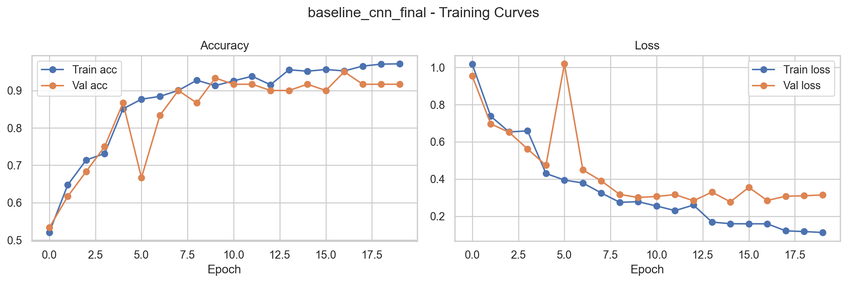
#> input picture models/baseline_cnn_128/training_curves.png, 847 x 283 px, shrunk from 2367 x 790 before the run
$ python report_figures.py
#> lines starting #> are read from the running program, lines starting #| are printed output that depends on the picture
#> in load_curve, im is the input picture: PIL image 847x283 RGBA; mean R, G, B, A 248.2, 247.4, 247.4, 255
import numpy as np
import matplotlib.pyplot as plt
from pathlib import Path
from PIL import Image, ImageChops

FIG_DIR = Path("figures")
FIG_DIR.mkdir(exist_ok=True)

MODELS = Path("models")


def autocrop(im: Image.Image, bg=None, pad=6):

#> called with pad = 8
    if im.mode != "RGB":
        im = im.convert("RGB")
#> im: PIL image 847x283 RGB

    if bg is None:
        bg = im.getpixel((0, 0))
#> bg = (255, 255, 255)

    bg_img = Image.new("RGB", im.size, bg)
#> bg_img: PIL image 847x283 RGB; every value is 255
    diff = ImageChops.difference(im, bg_img)
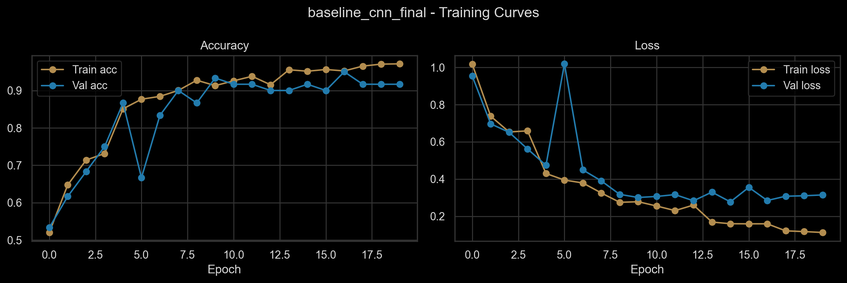
#> diff: PIL image 847x283 RGB; mean R, G, B 6.8, 7.6, 7.6
    bbox = diff.getbbox()
#> bbox = (5, 5, 842, 278)
    if bbox is None:
        return im

    left, upper, right, lower = bbox
#> left = 5; upper = 5; right = 842; lower = 278
    left = max(0, left - pad)
#> left = 0
    upper = max(0, upper - pad)
#> upper = 0
    right = min(im.size[0], right + pad)
#> right = 847
    lower = min(im.size[1], lower + pad)
#> lower = 283
    return im.crop((left, upper, right, lower))

def load_curve(exp, crop=True):
    im = Image.open(MODELS / exp / "training_curves.png")
    return autocrop(im, pad=8) if crop else im

def plot_cm(ax, cm, title):
    ax.imshow(cm, cmap="Blues")
    ax.set_title(title, fontsize=10, pad=6)
    ax.set_xticks(range(3))
    ax.set_yticks(range(3))
    ax.set_xticklabels(["Healthy", "Powdery", "Rust"], fontsize=9)
    ax.set_yticklabels(["Healthy", "Powdery", "Rust"], fontsize=9)

    for i in range(3):
        for j in range(3):
            ax.text(j, i, int(cm[i][j]), ha="center", va="center", fontsize=9)

    ax.set_xlabel("Predicted", fontsize=9, labelpad=4)
    ax.set_ylabel("True", fontsize=9, labelpad=4)

def save_fig(path):
    plt.savefig(path, dpi=300, bbox_inches="tight", pad_inches=0.02)
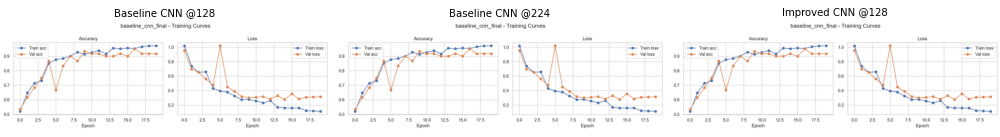
#> figure drawn by matplotlib, 3 panels
    plt.close()

fig, axs = plt.subplots(1, 3, figsize=(15, 4), constrained_layout=True)
fig.set_constrained_layout_pads(w_pad=0.01, h_pad=0.01, wspace=0.02, hspace=0.02)

for ax, exp, title in zip(
    axs,
    ["baseline_cnn_128", "baseline_cnn_224", "improved_cnn_128"],
    ["Baseline CNN @128", "Baseline CNN @224", "Improved CNN @128"]
):
    ax.imshow(load_curve(exp, crop=True))
    ax.set_title(title, fontsize=11, pad=6)
    ax.axis("off")

save_fig(FIG_DIR / "cnn_curves.png")

fig, axs = plt.subplots(1, 3, figsize=(15, 4), constrained_layout=True)
fig.set_constrained_layout_pads(w_pad=0.01, h_pad=0.01, wspace=0.02, hspace=0.02)

for ax, exp, title in zip(
    axs,
    ["vgg_pretrained_224", "resnet_pretrained_224", "efficientnetb0_tl_224"],
    ["VGG (Frozen)", "ResNet50 (Frozen)", "EfficientNetB0 (Frozen)"]
):
    ax.imshow(load_curve(exp, crop=True))
    ax.set_title(title, fontsize=11, pad=6)
    ax.axis("off")

save_fig(FIG_DIR / "tl_frozen_curves.png")

fig, axs = plt.subplots(1, 3, figsize=(15, 4), constrained_layout=True)
fig.set_constrained_layout_pads(w_pad=0.01, h_pad=0.01, wspace=0.02, hspace=0.02)

for ax, exp, title in zip(
    axs,
    ["vgg_finetuned_224", "resnet_finetuned_224", "efficientnetb0_ft_224_last20_lr1e5"],
    ["VGG (Fine-tuned)", "ResNet50 (Fine-tuned)", "EfficientNetB0 (Fine-tuned)"]
):
    ax.imshow(load_curve(exp, crop=True))
    ax.set_title(title, fontsize=11, pad=6)
    ax.axis("off")

save_fig(FIG_DIR / "tl_finetuned_curves.png")

cm_baseline = np.array([[49,1,0],[5,45,0],[2,0,48]])
cm_best = np.array([[50,0,0],[2,48,0],[0,1,49]])

fig, axs = plt.subplots(1, 2, figsize=(10, 4), constrained_layout=True)
fig.set_constrained_layout_pads(w_pad=0.02, h_pad=0.02, wspace=0.05, hspace=0.02)

plot_cm(axs[0], cm_baseline, "Baseline CNN @128")
plot_cm(axs[1], cm_best, "Best Fine-tuned Model")

save_fig(FIG_DIR / "cm_compare.png")
#> in save_fig (call 4), `plt.savefig(path, dpi=300, bbox_inches="tight", pad_inches=0.02)`:
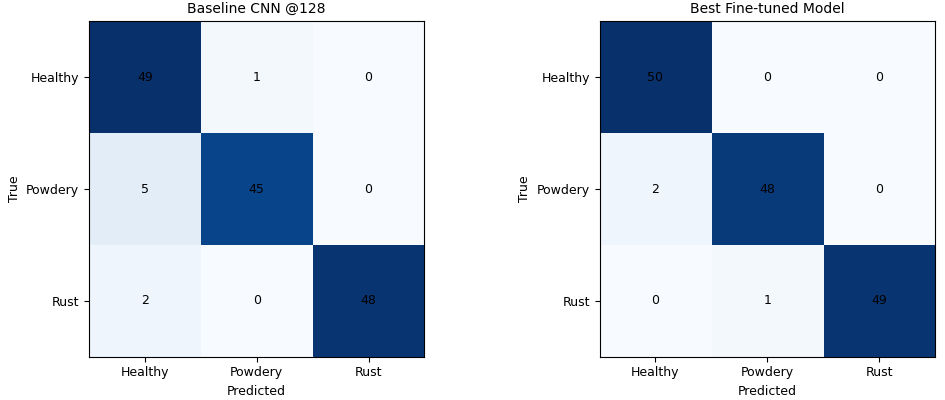
#> figure drawn by matplotlib, 2 panels
#> in save_fig (call 4), `plt.close()`:
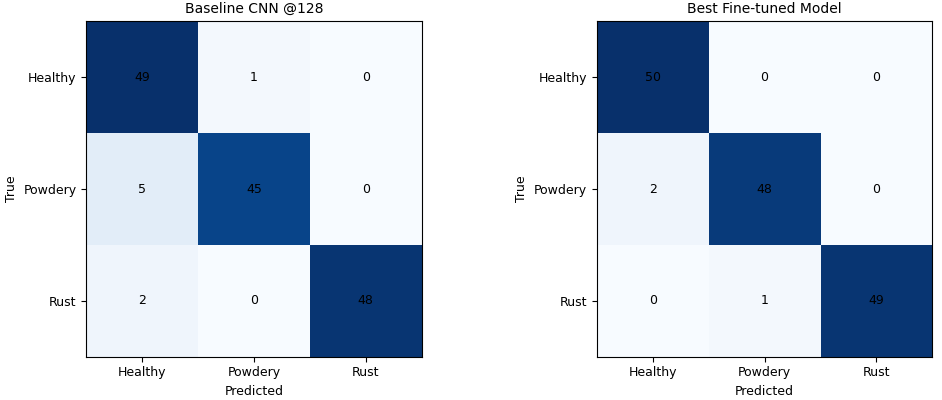
#> figure drawn by matplotlib, 2 panels
